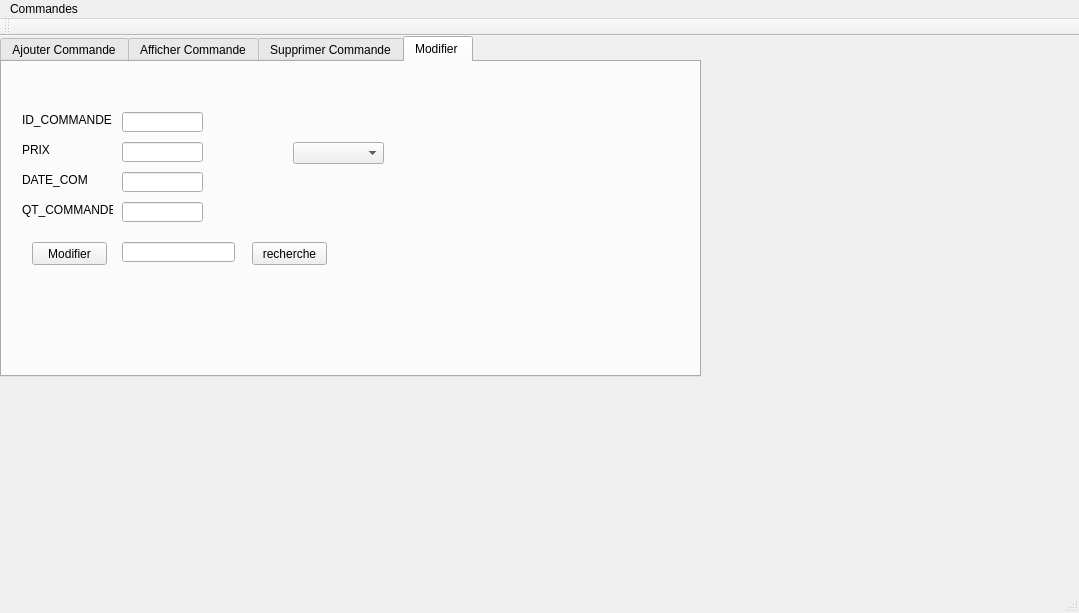
<?xml version="1.0" encoding="UTF-8"?>
<ui version="4.0">
 <class>MainWindow</class>
 <widget class="QMainWindow" name="MainWindow">
  <property name="enabled">
   <bool>true</bool>
  </property>
  <property name="geometry">
   <rect>
    <x>0</x>
    <y>0</y>
    <width>1079</width>
    <height>613</height>
   </rect>
  </property>
  <property name="windowTitle">
   <string>Gestion des Commandes</string>
  </property>
  <widget class="QWidget" name="centralWidget">
   <widget class="QTabWidget" name="tabWidget">
    <property name="geometry">
     <rect>
      <x>0</x>
      <y>0</y>
      <width>701</width>
      <height>341</height>
     </rect>
    </property>
    <property name="currentIndex">
     <number>3</number>
    </property>
    <widget class="QWidget" name="tab">
     <attribute name="title">
      <string>Ajouter Commande</string>
     </attribute>
     <widget class="QGroupBox" name="groupBox">
      <property name="enabled">
       <bool>true</bool>
      </property>
      <property name="geometry">
       <rect>
        <x>0</x>
        <y>0</y>
        <width>521</width>
        <height>211</height>
       </rect>
      </property>
      <property name="title">
       <string>Ajout</string>
      </property>
      <widget class="QLabel" name="label">
       <property name="geometry">
        <rect>
         <x>20</x>
         <y>30</y>
         <width>91</width>
         <height>16</height>
        </rect>
       </property>
       <property name="text">
        <string>ID_COMMANDE</string>
       </property>
      </widget>
      <widget class="QLabel" name="label_2">
       <property name="geometry">
        <rect>
         <x>20</x>
         <y>60</y>
         <width>91</width>
         <height>16</height>
        </rect>
       </property>
       <property name="text">
        <string>PRIX</string>
       </property>
      </widget>
      <widget class="QLabel" name="label_3">
       <property name="geometry">
        <rect>
         <x>20</x>
         <y>90</y>
         <width>71</width>
         <height>16</height>
        </rect>
       </property>
       <property name="text">
        <string>DATE_COM</string>
       </property>
      </widget>
      <widget class="QLabel" name="label_4">
       <property name="geometry">
        <rect>
         <x>20</x>
         <y>120</y>
         <width>91</width>
         <height>16</height>
        </rect>
       </property>
       <property name="text">
        <string>QT_COMMANDES</string>
       </property>
      </widget>
      <widget class="QLineEdit" name="le_id">
       <property name="geometry">
        <rect>
         <x>120</x>
         <y>30</y>
         <width>113</width>
         <height>20</height>
        </rect>
       </property>
      </widget>
      <widget class="QLineEdit" name="le_prix">
       <property name="geometry">
        <rect>
         <x>120</x>
         <y>60</y>
         <width>113</width>
         <height>20</height>
        </rect>
       </property>
      </widget>
      <widget class="QLineEdit" name="le_DATE">
       <property name="enabled">
        <bool>true</bool>
       </property>
       <property name="geometry">
        <rect>
         <x>120</x>
         <y>90</y>
         <width>113</width>
         <height>20</height>
        </rect>
       </property>
      </widget>
      <widget class="QLineEdit" name="le_Quantite">
       <property name="geometry">
        <rect>
         <x>120</x>
         <y>120</y>
         <width>113</width>
         <height>20</height>
        </rect>
       </property>
      </widget>
      <widget class="QPushButton" name="pb_Ajouter">
       <property name="geometry">
        <rect>
         <x>250</x>
         <y>140</y>
         <width>75</width>
         <height>23</height>
        </rect>
       </property>
       <property name="text">
        <string>Ajouter</string>
       </property>
      </widget>
      <widget class="QComboBox" name="comboBox_2">
       <property name="geometry">
        <rect>
         <x>320</x>
         <y>60</y>
         <width>81</width>
         <height>22</height>
        </rect>
       </property>
      </widget>
     </widget>
    </widget>
    <widget class="QWidget" name="tab_2">
     <attribute name="title">
      <string>Afficher Commande</string>
     </attribute>
     <widget class="QTableView" name="tableView_aff">
      <property name="geometry">
       <rect>
        <x>10</x>
        <y>10</y>
        <width>411</width>
        <height>192</height>
       </rect>
      </property>
     </widget>
     <widget class="QPushButton" name="pushButton">
      <property name="geometry">
       <rect>
        <x>160</x>
        <y>210</y>
        <width>75</width>
        <height>23</height>
       </rect>
      </property>
      <property name="text">
       <string>tri id</string>
      </property>
     </widget>
     <widget class="QPushButton" name="pushButton_2">
      <property name="geometry">
       <rect>
        <x>270</x>
        <y>210</y>
        <width>75</width>
        <height>23</height>
       </rect>
      </property>
      <property name="text">
       <string>tri qt</string>
      </property>
     </widget>
    </widget>
    <widget class="QWidget" name="tab_3">
     <attribute name="title">
      <string>Supprimer Commande</string>
     </attribute>
     <widget class="QLabel" name="supp_text">
      <property name="geometry">
       <rect>
        <x>60</x>
        <y>80</y>
        <width>191</width>
        <height>16</height>
       </rect>
      </property>
      <property name="text">
       <string>Saisie l'id du commande à supprimer :</string>
      </property>
     </widget>
     <widget class="QPushButton" name="supp_Button">
      <property name="geometry">
       <rect>
        <x>190</x>
        <y>120</y>
        <width>75</width>
        <height>23</height>
       </rect>
      </property>
      <property name="text">
       <string>Supprimer</string>
      </property>
     </widget>
     <widget class="QLineEdit" name="supprimer_id">
      <property name="geometry">
       <rect>
        <x>280</x>
        <y>80</y>
        <width>113</width>
        <height>20</height>
       </rect>
      </property>
     </widget>
    </widget>
    <widget class="QWidget" name="tab_4">
     <attribute name="title">
      <string>Modifier </string>
     </attribute>
     <widget class="QLineEdit" name="le_id_2">
      <property name="geometry">
       <rect>
        <x>120</x>
        <y>50</y>
        <width>81</width>
        <height>20</height>
       </rect>
      </property>
     </widget>
     <widget class="QLabel" name="label_5">
      <property name="geometry">
       <rect>
        <x>20</x>
        <y>50</y>
        <width>91</width>
        <height>16</height>
       </rect>
      </property>
      <property name="text">
       <string>ID_COMMANDE</string>
      </property>
     </widget>
     <widget class="QLineEdit" name="le_prix_2">
      <property name="geometry">
       <rect>
        <x>120</x>
        <y>80</y>
        <width>81</width>
        <height>20</height>
       </rect>
      </property>
     </widget>
     <widget class="QLabel" name="label_6">
      <property name="geometry">
       <rect>
        <x>20</x>
        <y>80</y>
        <width>91</width>
        <height>16</height>
       </rect>
      </property>
      <property name="text">
       <string>PRIX</string>
      </property>
     </widget>
     <widget class="QLineEdit" name="le_DATE_2">
      <property name="geometry">
       <rect>
        <x>120</x>
        <y>110</y>
        <width>81</width>
        <height>20</height>
       </rect>
      </property>
     </widget>
     <widget class="QLineEdit" name="le_Quantite_2">
      <property name="geometry">
       <rect>
        <x>120</x>
        <y>140</y>
        <width>81</width>
        <height>20</height>
       </rect>
      </property>
     </widget>
     <widget class="QLabel" name="label_7">
      <property name="geometry">
       <rect>
        <x>20</x>
        <y>110</y>
        <width>71</width>
        <height>16</height>
       </rect>
      </property>
      <property name="text">
       <string>DATE_COM</string>
      </property>
     </widget>
     <widget class="QLabel" name="label_8">
      <property name="geometry">
       <rect>
        <x>20</x>
        <y>140</y>
        <width>91</width>
        <height>16</height>
       </rect>
      </property>
      <property name="text">
       <string>QT_COMMANDES</string>
      </property>
     </widget>
     <widget class="QPushButton" name="modifierButton">
      <property name="geometry">
       <rect>
        <x>30</x>
        <y>180</y>
        <width>75</width>
        <height>23</height>
       </rect>
      </property>
      <property name="text">
       <string>Modifier</string>
      </property>
     </widget>
     <widget class="QComboBox" name="combobox_fk">
      <property name="geometry">
       <rect>
        <x>291</x>
        <y>80</y>
        <width>91</width>
        <height>22</height>
       </rect>
      </property>
     </widget>
     <widget class="QPushButton" name="recherche">
      <property name="enabled">
       <bool>true</bool>
      </property>
      <property name="geometry">
       <rect>
        <x>250</x>
        <y>180</y>
        <width>75</width>
        <height>23</height>
       </rect>
      </property>
      <property name="text">
       <string>recherche</string>
      </property>
     </widget>
     <widget class="QLineEdit" name="find">
      <property name="geometry">
       <rect>
        <x>120</x>
        <y>180</y>
        <width>113</width>
        <height>20</height>
       </rect>
      </property>
     </widget>
    </widget>
   </widget>
  </widget>
  <widget class="QMenuBar" name="menuBar">
   <property name="geometry">
    <rect>
     <x>0</x>
     <y>0</y>
     <width>1079</width>
     <height>22</height>
    </rect>
   </property>
   <widget class="QMenu" name="menuCommandes">
    <property name="title">
     <string>Commandes</string>
    </property>
   </widget>
   <addaction name="menuCommandes"/>
  </widget>
  <widget class="QToolBar" name="mainToolBar">
   <attribute name="toolBarArea">
    <enum>TopToolBarArea</enum>
   </attribute>
   <attribute name="toolBarBreak">
    <bool>false</bool>
   </attribute>
  </widget>
  <widget class="QStatusBar" name="statusBar"/>
 </widget>
 <layoutdefault spacing="6" margin="11"/>
 <resources/>
 <connections/>
</ui>
